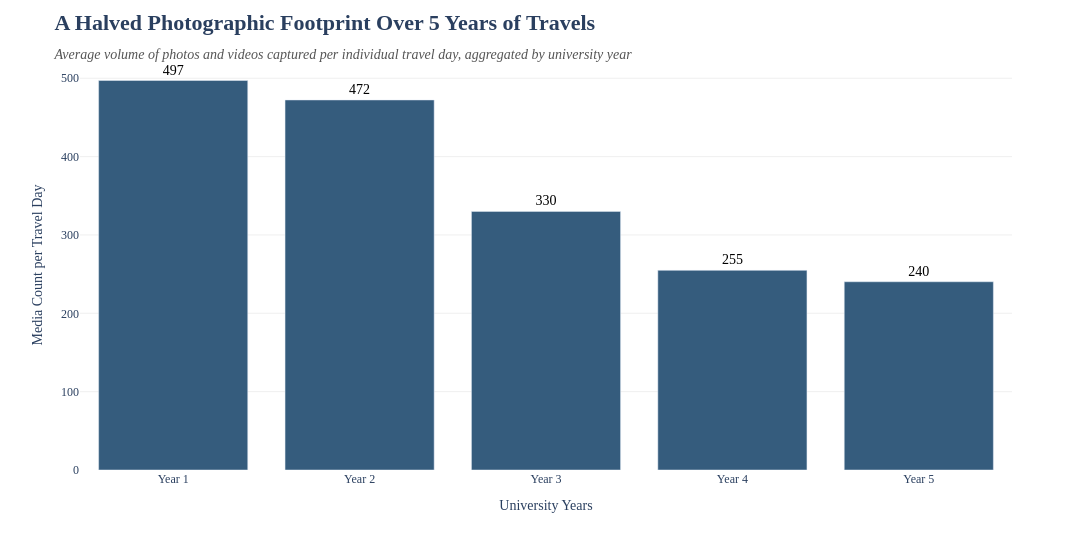

The cell this chart's notebook holds for it:
### Markdown cell above
Now I want to understand if my habits in taking pictures to collect memories has changed during travels as well or not.
For doing so I want to calculate the number of photos taken for each travel day, by only considering the months in which I have actually travelled and calculating the total amount of media produced (phone+camerA) over the total days of travel of the month, so as to obtain a mean value to compare among the years.

### Code cell
import plotly.express as px
import pandas as pd

# only consider the months I travelled
travel_df = df[df['travel_days'] > 0].copy()

# photos x travel day index
travel_df['photos_per_travel_day'] = (travel_df['camera_media_count'] + travel_df['iphone_media_count']) / travel_df['travel_days']

# index yearly mean 
yearly_travel = travel_df.groupby('university_year')['photos_per_travel_day'].mean().reset_index()

# make year into string
yearly_travel['year_label'] = yearly_travel['university_year'].apply(lambda x: f"Year {x}")

# bar graph 
fig = px.bar(
    yearly_travel,
    x='year_label',
    y='photos_per_travel_day',
    text_auto='.0f', 
    color_discrete_sequence=['#355c7d'], 
    labels={'year_label': 'University Year', 'photos_per_travel_day': 'Avg Photos per Travel Day'}
)

# graph layout
fig.update_layout(
    font_family="Times New Roman",
    title_text="<b>A Halved Photographic Footprint Over 5 Years of Travels</b><br><span style='font-size:14px; color:#555555;'><i>Average volume of photos and videos captured per individual travel day, aggregated by university year</i></span>",
    title_font_size=22,
    plot_bgcolor="white",
    width=1100,
    height=550,
    showlegend=False 
)

fig.update_xaxes(showgrid=False, title_text="University Years")
fig.update_yaxes(showgrid=True, gridcolor='#F0F0F0', title_text="Media Count per Travel Day")

fig.update_traces(
    textposition='outside', 
    textfont=dict(family="Times New Roman", size=14, color="black"),
    hovertemplate="<b>%{x}</b><br>Average: %{y:.1f} photos/day<extra></extra>"
)

fig.show()

### Figure 1 — Plotly figure (JSON) as saved in the notebook; plotly's stock layout.template omitted (floating-point values rounded to 4 significant figures)
{"data": [{"hovertemplate": "<b>%{x}</b><br>Average: %{y:.1f} photos/day<extra></extra>", "legendgroup": "", "marker": {"color": "#355c7d", "pattern": {"shape": ""}}, "name": "", "orientation": "v", "showlegend": false, "textfont": {"color": "black", "family": "Times New Roman", "size": 14}, "textposition": "outside", "texttemplate": "%{y:.0f}", "type": "bar", "x": ["Year 1", "Year 2", "Year 3", "Year 4", "Year 5"], "xaxis": "x", "y": [497.1, 472.3, 330.1, 254.8, 240.3], "yaxis": "y"}], "layout": {"barmode": "relative", "font": {"family": "Times New Roman"}, "height": 550, "legend": {"tracegroupgap": 0}, "margin": {"t": 60}, "plot_bgcolor": "white", "showlegend": false, "title": {"font": {"size": 22}, "text": "<b>A Halved Photographic Footprint Over 5 Years of Travels</b><br><span style='font-size:14px; color:#555555;'><i>Average volume of photos and videos captured per individual travel day, aggregated by university year</i></span>"}, "width": 1100, "xaxis": {"anchor": "y", "domain": [0, 1], "showgrid": false, "title": {"text": "University Years"}}, "yaxis": {"anchor": "x", "domain": [0, 1], "gridcolor": "#F0F0F0", "showgrid": true, "title": {"text": "Media Count per Travel Day"}}}}
